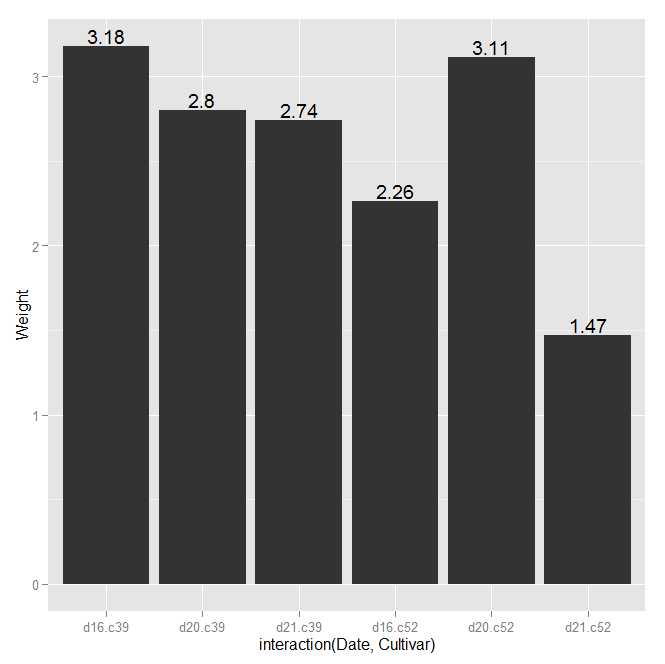

Recreate this plot in R.
library(ggplot2)
library(gcookbook)
ggplot(cabbage_exp,aes(x=interaction(Date,Cultivar),y=Weight))+geom_bar(stat="identity")+geom_text(aes(label=Weight),vjust=-0.2)
